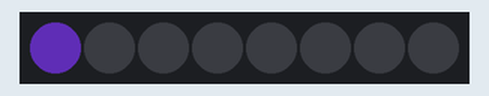
Bench run of a program on a simulated BBC micro:bit (MakeCode). Parts: 8 RGB LEDs in strip order, left to right. Dim RGB values are drawn brighter than linear; random numbers come from a fixed seed.

Above: at 0.05 s.
At 4.84 s:
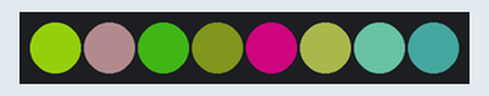
At 9.96 s:
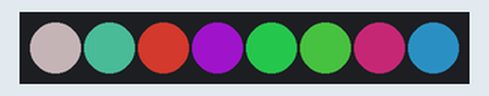
At 19.8 s:
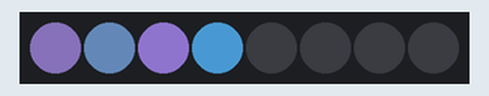
At 29.73 s:
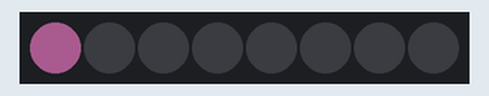
At 39.65 s:
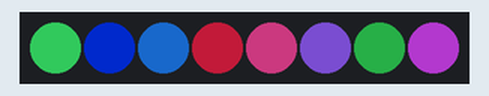
Timing chart, 0 to 40.0 s (numbered marks = the images above):
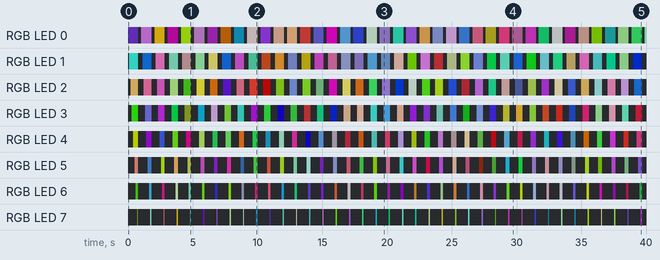

Measured:
- by itself, RGB LED 7: off → RGB(5, 6, 2) at 0.70 s, → off 0.10 s later, → RGB(48, 77, 72) 0.92 s later, → off 0.10 s later, … (78 changes in this stretch)
- by itself, RGB LED 4: off → RGB(99, 110, 0) at 0.40 s, → off 0.40 s later, → RGB(74, 5, 106) 0.62 s later, → off 0.40 s later, … (78 changes in this stretch)

The program:

main.ts
```typescript
let pixel = 0
let strip = neopixel.create(DigitalPin.P0, 8, NeoPixelMode.RGB)
basic.forever(function () {
    pixel = 0
    for (let index = 0; index < 8; index++) {
        strip.setPixelColor(pixel, neopixel.rgb(randint(0, 255), randint(0, 255), randint(0, 255)))
        strip.show()
        pixel += 1
        basic.pause(100)
    }
    strip.clear()
    strip.show()
    basic.pause(200)
})
```

test.ts
```typescript
// aquí va el archivo "tests"; esto no se compilará cuando este paquete se utilice como una extensión.
```
